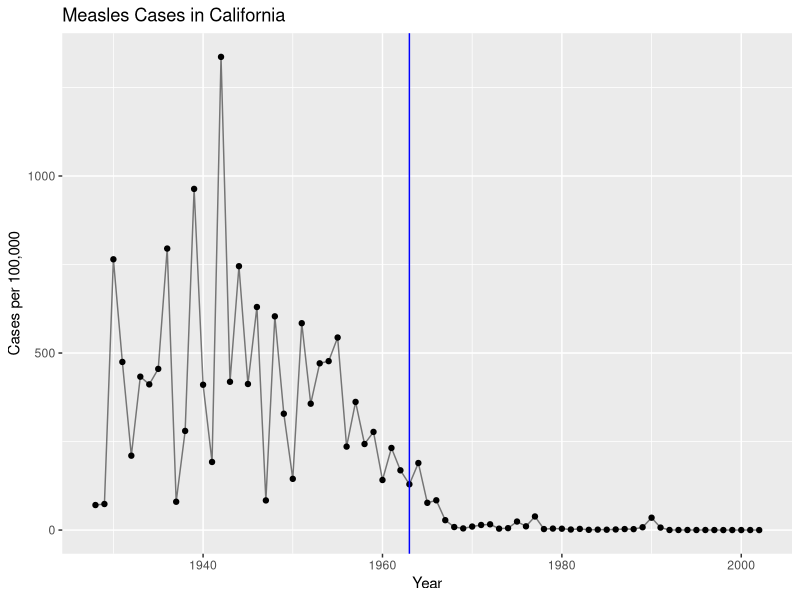
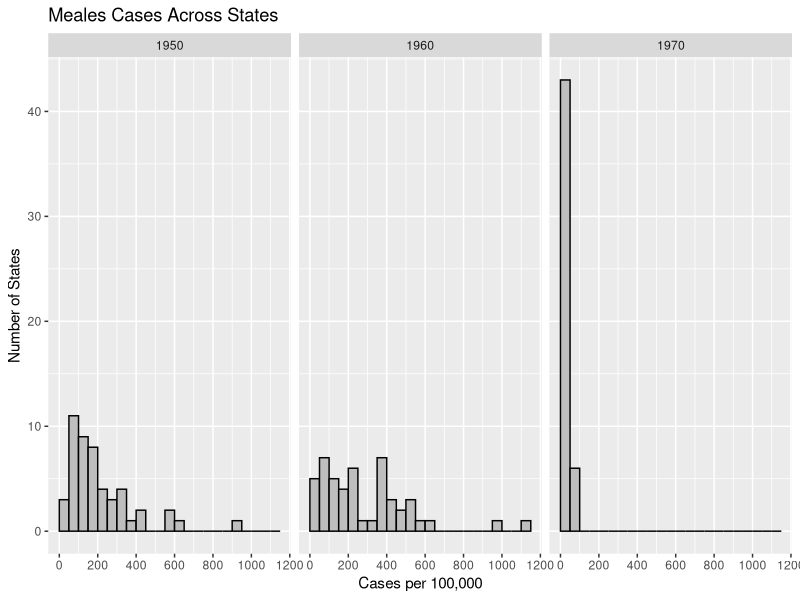
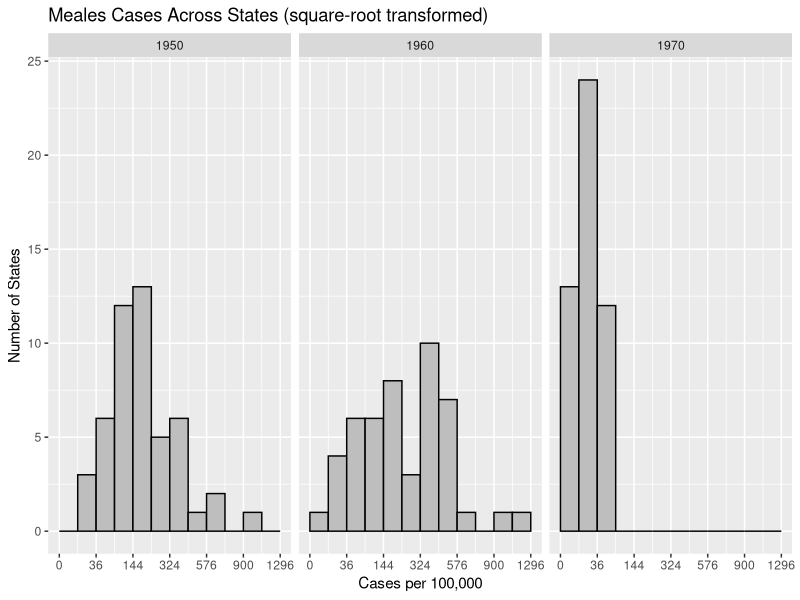
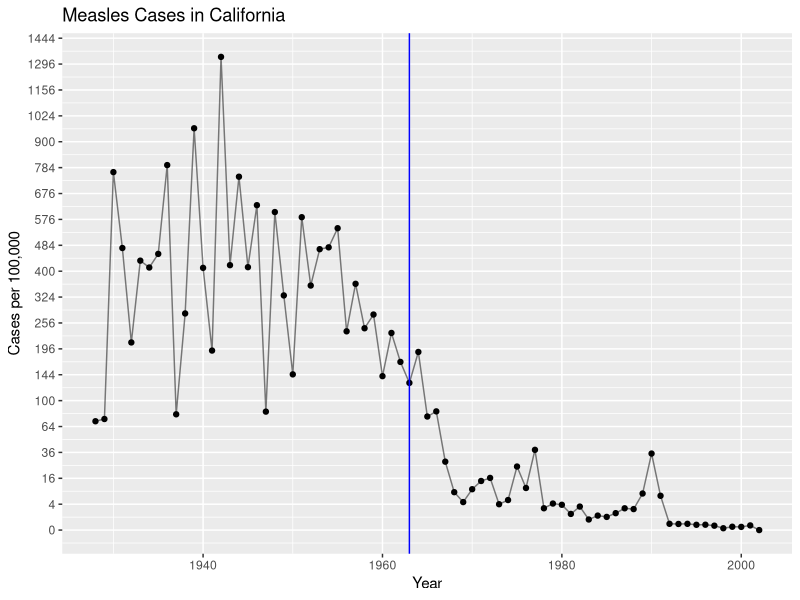
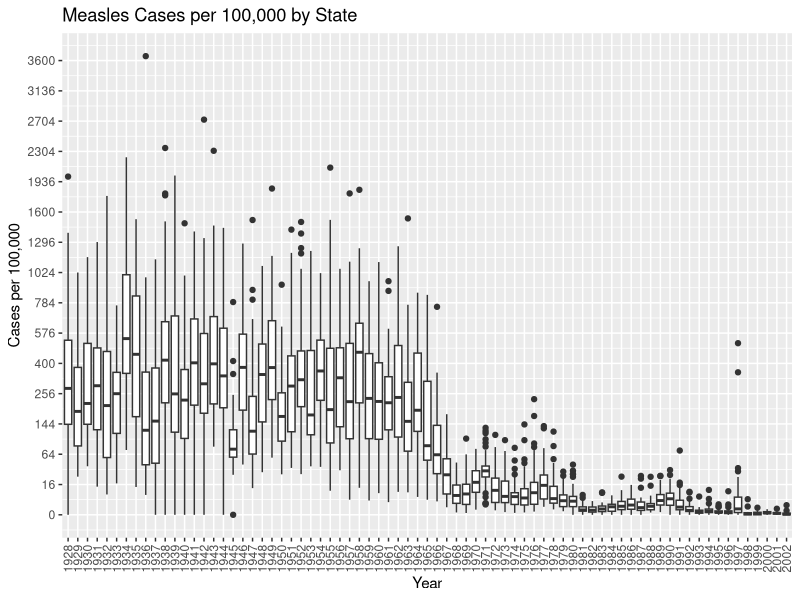
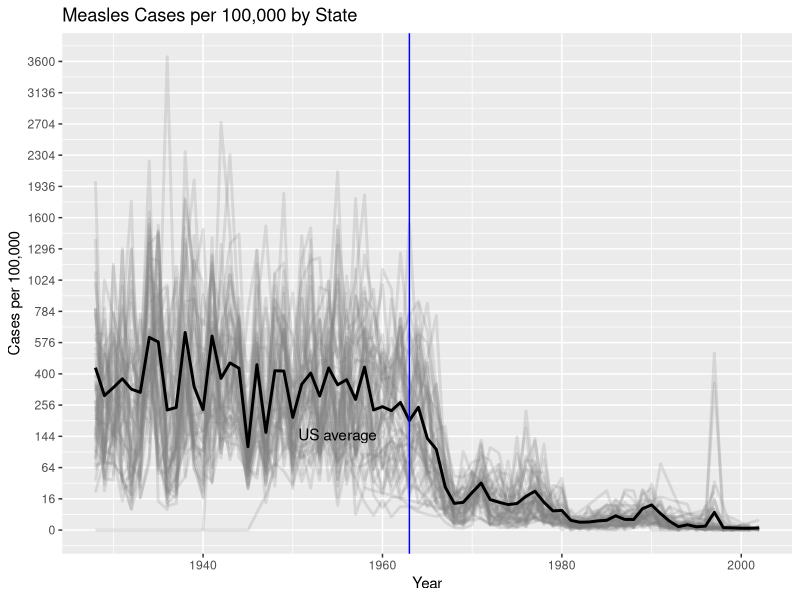
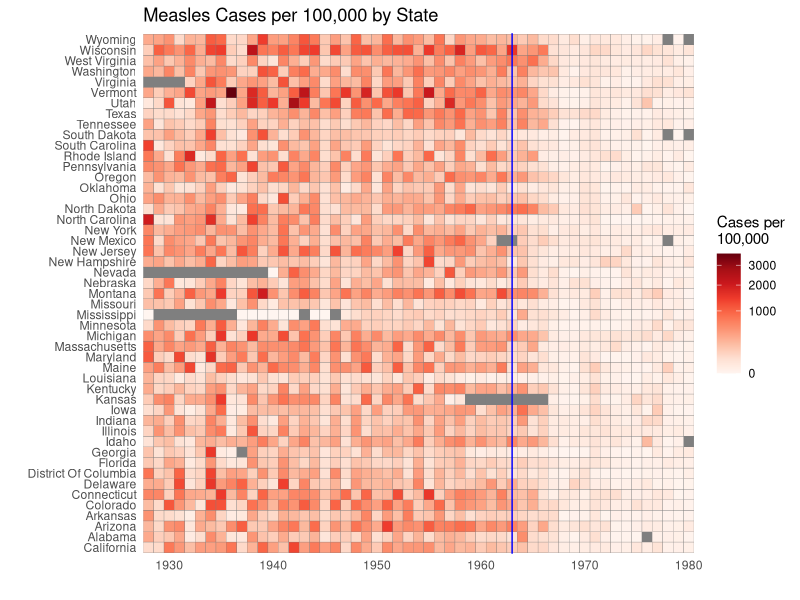

The R source for these figures, in order:
## ---- chunk 1
library(dslabs)
data(us_contagious_diseases)
## ---- chunk 2
library(tidyverse)
the_disease <- "Measles"
dat <- us_contagious_diseases %>%
    filter(!state %in% c("Hawaii","Alaska"),
           disease == the_disease) %>%
    mutate(rate = (count / weeks_reporting) * 52 / (population / 100000)) %>% 
    mutate(state = reorder(state, rate)) 
## ---- chunk 3
dat %>% 
    filter(state == "California", !is.na(rate)) %>%
    ggplot(aes(x = year, y = rate)) +
    geom_line(alpha = 1/2) + 
    geom_point() + 
    ylab("Cases per 100,000") + 
    xlab("Year") +
    ggtitle("Measles Cases in California") + 
    geom_vline(xintercept = 1963, col = "blue")
## ---- chunk 4
dat %>% 
    filter(year %in% c(1950,1960,1970), !is.na(rate)) %>%
    ggplot(aes(x = rate)) +
    geom_histogram(color = "black", fill = "gray", boundary = 0, binwidth = 50) +
    ylab("Number of States") +
    xlab("Cases per 100,000") +
    facet_grid(. ~ year) +
    scale_x_continuous(breaks = seq(0, 1e5, 2e2)) +
    ggtitle("Meales Cases Across States")
## ---- chunk 5
dat %>% 
    filter(year %in% c(1950, 1960, 1970), !is.na(rate)) %>%
    ggplot(aes(x = rate)) +
    geom_histogram(color = "black", fill = "gray", boundary = 0, binwidth = 3) +
    ylab("Number of States") +
    xlab("Cases per 100,000") +
    facet_grid(. ~ year) +
    scale_x_sqrt(breaks = seq(0, 50, 6)^2) +
    ggtitle("Meales Cases Across States (square-root transformed)")
## ---- chunk 6
dat %>% 
    filter(state == "California", !is.na(rate)) %>%
    ggplot(aes(x = year, y = rate)) +
    geom_line(alpha = 1/2) + 
    geom_point() + 
    scale_y_sqrt("Cases per 100,000", breaks = seq(0, 100, 2)^2) + 
    xlab("Year") +
    ggtitle("Measles Cases in California") + 
    geom_vline(xintercept = 1963, col = "blue")
## ---- chunk 7
dat %>% 
    filter(!is.na(rate)) %>%
    ggplot(aes(x = factor(year), y = rate)) +
    geom_boxplot() + 
    xlab("Year") +
    scale_y_sqrt("Cases per 100,000", breaks = seq(0, 100, 4)^2) +
    theme(axis.text.x = element_text(angle = 90, hjust = 1, vjust = 1/2)) +
    ggtitle("Measles Cases per 100,000 by State")
## ---- chunk 8
avg <- dat %>%
    filter(weeks_reporting > 0) %>%
    group_by(year) %>% 
    summarize(us_rate = sum(count / weeks_reporting) * 52 / sum(population / 100000))
## ---- chunk 9
dat %>% 
    filter(!is.na(rate)) %>%
    ggplot() +
    geom_line(aes(x = year, y = rate, group = state), color = "grey50", 
              show.legend = FALSE, alpha = 0.2, size = 1) +
    geom_line(data = avg, mapping = aes(x = year, y = us_rate), 
              size = 1, color = "black") +
    xlab("Year") + 
    scale_y_sqrt("Cases per 100,000", breaks = seq(0, 100, 4)^2) +
    ggtitle("Measles Cases per 100,000 by State") + 
    geom_vline(xintercept=1963, col = "blue") +
    annotate(geom="text", x=1955, y=150, label="US average", color="black") 
## ---- chunk 10
library(RColorBrewer)
dat %>% 
    filter(year <= 1980) %>%
    ggplot(aes(x = year, y = state,  fill = rate)) +
    geom_tile(color = "grey50") +
    scale_x_continuous(expand = c(0,0)) +
    scale_fill_gradientn("Cases per\n100,000", 
                         colors = brewer.pal(9, "Reds"), 
                         trans = "sqrt") +
    geom_vline(xintercept = 1963, col = "blue") +
    theme_minimal() +  
    theme(panel.grid = element_blank()) +
    ggtitle("Measles Cases per 100,000 by State") + 
    ylab("") + xlab("")
